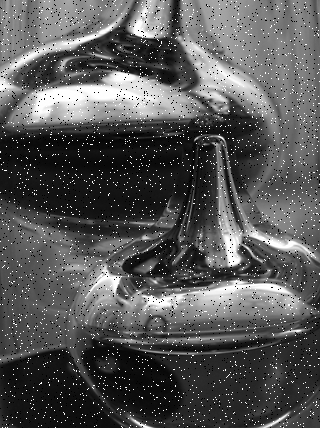
#> input picture MINI PROJECT 1/art.png, 320 x 428 px, found by its file name
$ jupyter execute --allow-errors 'ASSIGNMENT 1.ipynb'
#> lines starting #> are read from the running program, lines starting #| are printed output that depends on the picture
[cell 1]
#P1. Implement the convolution operator. Directly calling a convolution or filtering function from any library is prohibited. You can use the linear filtering code in our code tutorial as a template (available in Blackboard) or build your code from scratch. You are encouraged to implement your Gaussian function. Please use padding to keep the image size unchanged. (25 points)
#Use convolution to apply mean, Gaussian (std=1), and sharping filters to lena.png.
#Try different kernel sizes: 3x3, 5x5, and 7x7.


import cv2
import numpy as np
import matplotlib.pyplot as plt

# Load the image
image = cv2.imread('/Users/abhishekbasu/Documents/CS 415 COMPUTER VISION/ASSIGNMENT 1/lena.png', cv2.IMREAD_GRAYSCALE)

def create_mean_kernel(size):
    return np.ones((size, size), np.float32) / (size * size)

def create_gaussian_kernel(size, sigma):
    kernel = np.fromfunction(
        lambda x, y: (1 / (2 * np.pi * sigma ** 2)) *
                     np.exp(-(((x - (size - 1) / 2) ** 2 + (y - (size - 1) / 2) ** 2) / (2 * sigma ** 2))),
        (size, size)
    )
    return kernel / np.sum(kernel)

def create_sharpening_kernel():
    return np.array([[0, -1, 0],
                     [-1, 5, -1],
                     [0, -1, 0]])

def convolve2d(image, kernel):
    kernel_height, kernel_width = kernel.shape
    pad_height = kernel_height // 2
    pad_width = kernel_width // 2

    # Pad the image to handle borders
    padded_image = np.pad(image, ((pad_height, pad_height), (pad_width, pad_width)), mode='edge')
    output = np.zeros_like(image)

    # Perform convolution
    for i in range(image.shape[0]):
        for j in range(image.shape[1]):
            patch = padded_image[i:i + kernel_height, j:j + kernel_width]
            output[i, j] = np.sum(patch * kernel)

    return output

# Define kernel sizes
kernel_sizes = [3, 5, 7]
filtered_images = []

# Apply filters for different kernel sizes
#> (the rest of this cell did not finish here and is left out)

[cell 2]
#P2. Implement the median filter (same requirement as P1). To keep the image size unchanged, you may simply ignore the pixels outside the input image when calculating the median value of a patch. (25 points)
#	Apply both mean and median filters to art.png.
#	Try different kernel sizes: 3x3, 5x5, 7x7, and 9x9.


import cv2
import numpy as np
import matplotlib.pyplot as plt

# Load the image
image = cv2.imread('/Users/abhishekbasu/Documents/CS 415 COMPUTER VISION/ASSIGNMENT 1/art.png', cv2.IMREAD_GRAYSCALE)
#> image is the input picture: shape (428, 320); min 0, max 255, mean 86.8

def mean_filter(image, kernel_size):
    padded_image = np.pad(image, pad_width=kernel_size//2, mode='edge')
    filtered_image = np.zeros_like(image)

    for i in range(image.shape[0]):
        for j in range(image.shape[1]):
            patch = padded_image[i:i + kernel_size, j:j + kernel_size]
            filtered_image[i, j] = np.mean(patch)

    return filtered_image

def median_filter(image, kernel_size):
    padded_image = np.pad(image, pad_width=kernel_size//2, mode='edge')
    filtered_image = np.zeros_like(image)

    for i in range(image.shape[0]):
        for j in range(image.shape[1]):
            patch = padded_image[i:i + kernel_size, j:j + kernel_size]
            filtered_image[i, j] = np.median(patch)

    return filtered_image

# Define kernel sizes
kernel_sizes = [3, 5, 7, 9]

# Prepare to display results
plt.figure(figsize=(15, 15))

# Apply filters and display results
for i, size in enumerate(kernel_sizes):
    # Apply mean filter
    mean_filtered_image = mean_filter(image, size)
    plt.subplot(len(kernel_sizes), 2, 2 * i + 1)
    plt.imshow(mean_filtered_image, cmap='gray')
    plt.title(f'Mean Filter {size}x{size}')
    plt.axis('off')

    # Apply median filter
    median_filtered_image = median_filter(image, size)
    plt.subplot(len(kernel_sizes), 2, 2 * i + 2)
    plt.imshow(median_filtered_image, cmap='gray')
    plt.title(f'Median Filter {size}x{size}')
    plt.axis('off')
#> this loop made 4 passes
#> pass 1, in mean_filter, `padded_image = np.pad(image, pad_width=kernel_size//2, mode='edge')`:
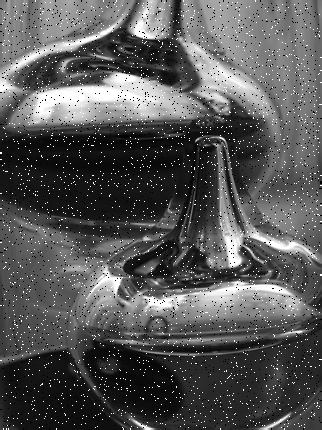
#> padded_image: shape (430, 322); min 0, max 255, mean 86.8
#> pass 1, `mean_filtered_image = mean_filter(image, size)`:
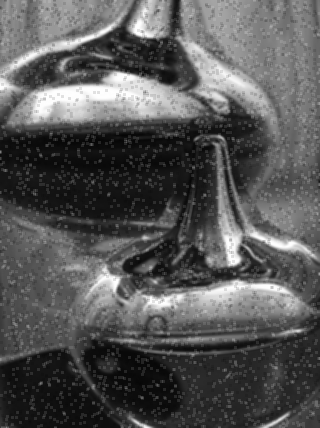
#> mean_filtered_image: shape (428, 320); min 5, max 254, mean 86.4
#> pass 1, `median_filtered_image = median_filter(image, size)`:
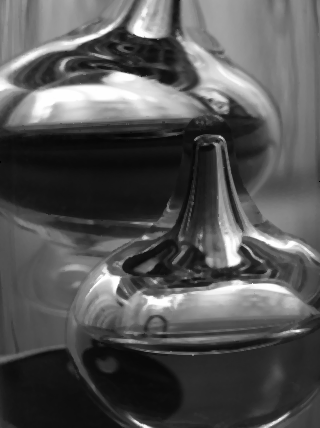
#> median_filtered_image: shape (428, 320); min 0, max 255, mean 84.7
#> pass 2, in mean_filter (call 2), `padded_image = np.pad(image, pad_width=kernel_size//2, mode='edge')`:
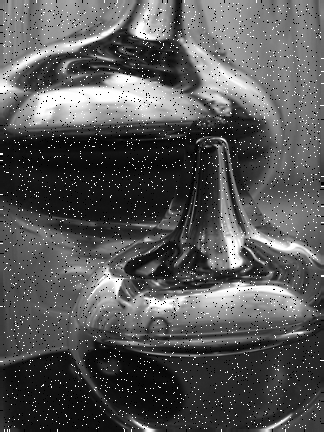
#> padded_image: shape (432, 324); min 0, max 255, mean 86.8

plt.tight_layout()
plt.show()
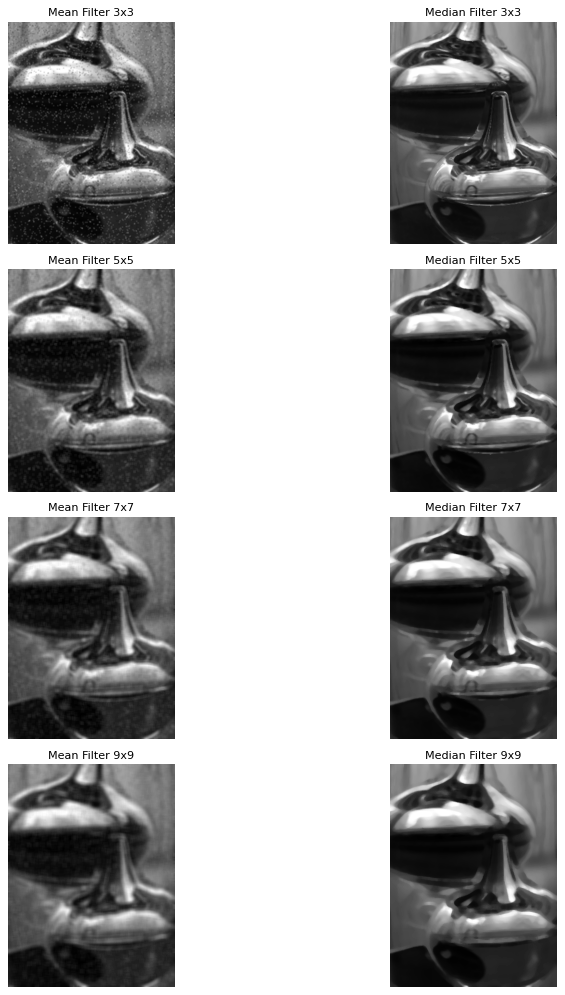
#> figure drawn by matplotlib, 8 panels
